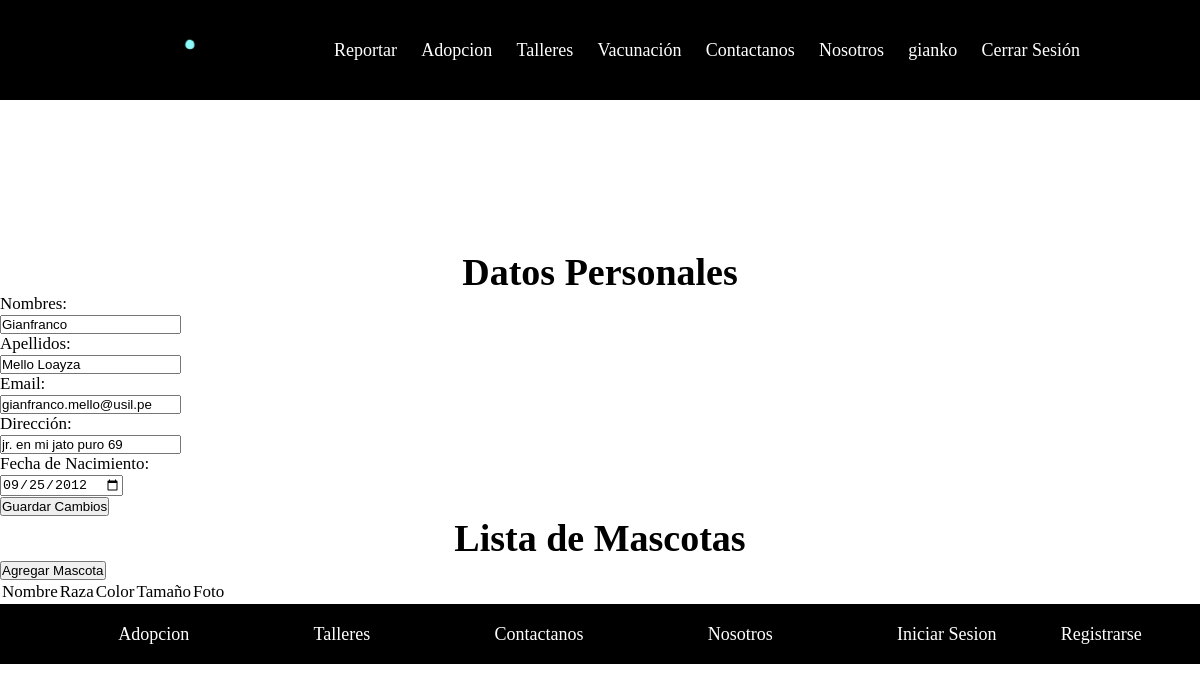
The page /paginas/usuario.php (signed in) on the database as committed earlier.
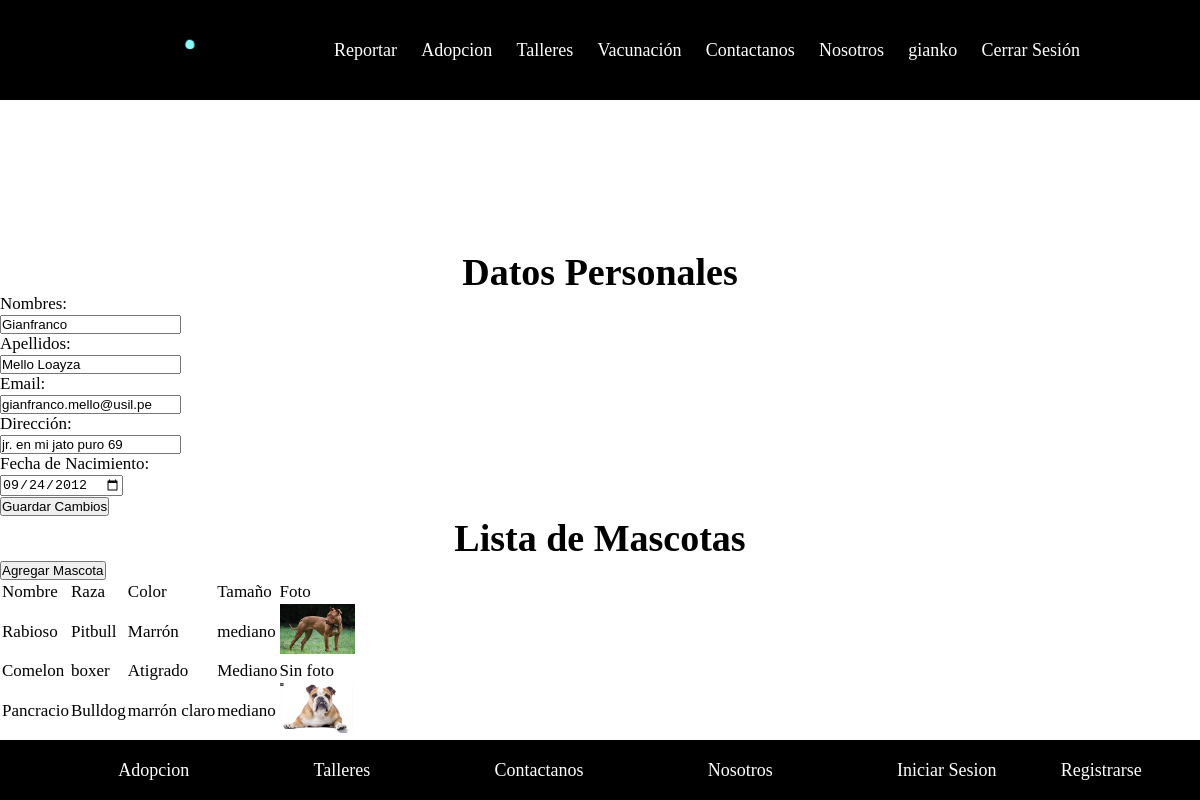
The same page on the database as committed later.
### tables this page shows
CREATE TABLE `mascotas` (
  `id` int(11) NOT NULL,
  `nombre` varchar(150) DEFAULT NULL,
  `id_dueno` int(11) DEFAULT NULL,
  `raza` varchar(100) DEFAULT NULL,
  `color` varchar(80) DEFAULT NULL,
  `tamano` varchar(80) DEFAULT NULL,
  `foto` varchar(200) DEFAULT NULL
);

### Funciones/variables.php (called while the page is built, shortened)
<?php
$tab_mascota="mascotas";
$nom_mascota="nombre";
$due_mascota="id_dueno";
$raza_mascota="raza";
$color_mascota="color";
$tam_mascota="tamano";
$foto_mascota="foto";
?>

### paginas/usuario.php (the view, shortened to what this page needs)
<?php
include ('../Funciones/variables.php');
$id_u=$_SESSION["id"];
$pdo=new PDO("mysql:host=localhost;dbname=$dbname;charset=utf8","root","");
$sql="SELECT * FROM $tab_mascota WHERE $due_mascota='$id_u'";
?>
<!DOCTYPE html>
<html lang="en">
<head>
    <link rel="stylesheet" href="../estilos/estilonosotros.css">
</head>
<body>
    <?php include ("../Funciones/cabecera_resto.php"); ?>
    <div class="contenido">
    <h2>Datos Personales</h2>
    <form action="../Funciones/cambiar_datos.php" method="post">
        <div>
        <label for="">Nombres:</label><br>
        <input type="text" name="n" value="<?php echo $_SESSION["nombres"] ?>">
        </div>
        <div>
        <label for="">Apellidos:</label><br>
        <input type="text" name="a" value="<?php echo $_SESSION["apellidos"] ?>">
        </div>
        <div>
        <label for="">Email:</label><br>
        <input type="email" name="e" value="<?php echo $_SESSION["email"] ?>">
        </div>
        <div>
        <label for="">Dirección:</label><br>
        <input type="text" name="d" value="<?php echo $_SESSION["direccion"] ?>">
        </div>
        <div><label for="">Fecha de Nacimiento:</label><br>
        <input type="date" name="f" value="<?php echo $_SESSION["fecha_nac"] ?>">
        </div>
        <div>
        <button type="submit">Guardar Cambios</button>
        </div>
    </form>
    <h2>Lista de Mascotas</h2>
    <form action="../paginas/registrar_mascotas.php" method="get">
    <button type="submit">Agregar Mascota</button>
    </form>
    <table>
        <tr>
            <td>Nombre</td>
            <td>Raza</td>
            <td>Color</td>
            <td>Tamaño</td>
            <td>Foto</td>
        </tr>
        <?php
        foreach ($pdo->query($sql) as $fila) { ?>
        <tr>
            <td><?php echo $fila[$nom_mascota] ?></td>
            <td><?php echo $fila[$raza_mascota] ?></td>
            <td><?php echo $fila[$color_mascota] ?></td>
            <td><?php echo $fila[$tam_mascota] ?></td>
            <td>
            <?php if($fila[$foto_mascota]!=NULL){ ?>
            <img src="<?php echo $fila[$foto_mascota] ?>" alt="foto <?php echo $fila[$nom_mascota] ?>" height="50">
            <?php }else { ?>
            Sin foto
            <?php } ?>
            </td>
        </tr>
        <?php } ?>
    </table>
    </div>
    <?php include ("../Funciones/footer_resto.php"); ?>
</body>
</html>

### Funciones/cabecera_resto.php (shortened to what this page needs)
<header class="site-header inicio">
    <div class='contenedor contenido-header' id="myHeader">
        <div class="barra">
            <a href="../index.php"><img src="../Imagenes/Logo.png" alt="Logo" width="100px"></a>
            <nav>
                <div class="navegacion" id="myNav">
                <a href="../paginas/reportar_mascota.php" class="a">Reportar</a>
                <a href="../paginas/adopcion.php" class="a">Adopcion</a>
                <a href="../paginas/talleres.php" class="a">Talleres</a>
                <a href="../paginas/vacunacion.php" class="a">Vacunación</a>
                <a href="../paginas/contactar.php" class="a">Contactanos</a>
                <a href="../paginas/quienes_somos.php" class="a">Nosotros</a>
                <?php if(isset($_SESSION["id"])){ ?>
                <a href="../paginas/usuario.php" class="a"><?php echo $_SESSION["usuario"] ?></a>
                <a href="../Funciones/cerrar_session.php" class="a">Cerrar Sesión</a>
                <?php }else{ ?>
                <a href="../paginas/login.php" class="a">Iniciar Sesion</a>
                <a href="../paginas/registrarse.php" class="a">Registrarse</a>
                <?php } ?>
                </div>
            </nav>
        </div>
    </div>
</header>

### Funciones/footer_resto.php
<footer class="footer">
        <div class="contenedor contenedor-footer">
            <nav class="navegacion nav_footer">
                <a href="adopcion.php" class="a">Adopcion</a>
                <a href="talleres.php" class="a">Talleres</a>
                <a href="contactar.php" class="a">Contactanos</a>
                <a href="quienes_somos.php" class="a">Nosotros</a>
                <a href="login.php" class="a">Iniciar Sesion</a>
                <a href="registrarse.php" class="a">Registrarse</a>
            </nav>
        </div>
    </footer>

### estilos/estilonosotros.css (style rules this page uses)
* { padding: 0; margin:0; }
html { font-size: 62.5%; }
body { font-family: 'Indie Flower', cursive; font-size: 1.7rem; }
body h1,h2,h3 { display:flex; font-size :3.8rem; justify-content: center; }
.contenido { padding-top: 25rem; margin: 0 auto; }
.contenedor { max-width: 100%; height: 10rem; background-color: black; }
.barra { display:flex; justify-content: space-between; align-items: center; margin:0 auto; width:100rem; height:100%; }
.navegacion a { color:white; text-decoration: none; margin-right:2rem; font-size: 1.8rem; }
.navegacion a:last-of-type { margin:0; }
.contenido-header { display: flex; flex-direction: column; justify-content: space-between; width:100%; position: fixed; }
.contenedor-footer { display:flex; background-color: black; width: 100%; height: 6rem; align-items: center; justify-content: center; left: 0; bottom: 0; }
.nav_footer a { margin:6rem; }

Rows that differ between the two databases and show on the page:
added mascotas: nombre "Rabioso", raza "Pitbull", color "Marrón", tamano "mediano", foto (picture)
added mascotas: nombre "Comelon", raza "boxer", color "Atigrado", tamano "Mediano", shows "Sin foto"
added mascotas: nombre "Pancracio", raza "Bulldog", color "marrón claro", tamano "mediano", foto (picture)
Other text that changed with them:
form field f: "09/25/2012" → "09/24/2012"
